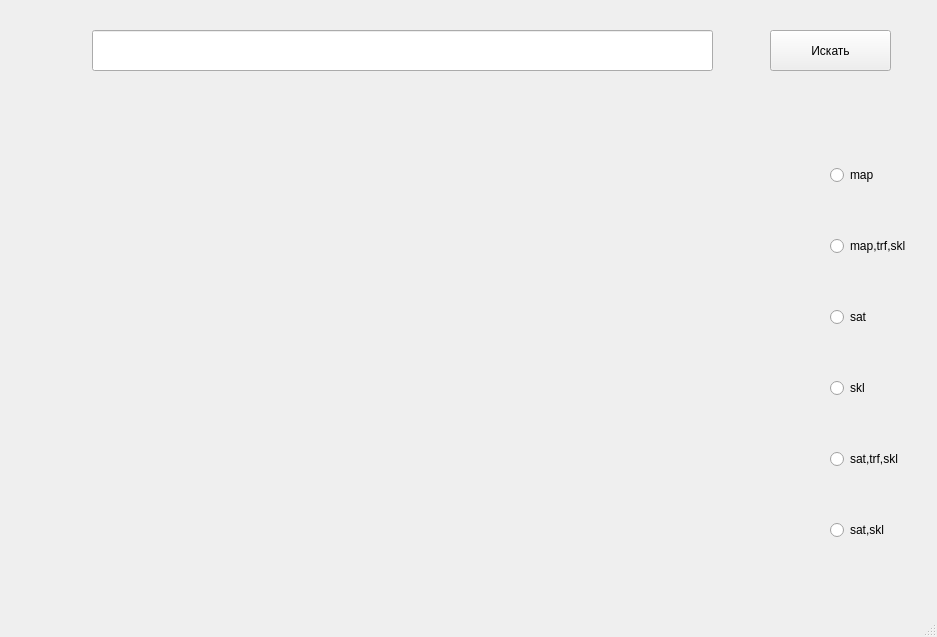
<?xml version="1.0" encoding="UTF-8"?>
<ui version="4.0">
 <class>MainWindow</class>
 <widget class="QMainWindow" name="MainWindow">
  <property name="geometry">
   <rect>
    <x>0</x>
    <y>0</y>
    <width>937</width>
    <height>637</height>
   </rect>
  </property>
  <property name="windowTitle">
   <string>MainWindow</string>
  </property>
  <widget class="QWidget" name="centralwidget">
   <widget class="QLabel" name="label">
    <property name="geometry">
     <rect>
      <x>0</x>
      <y>140</y>
      <width>600</width>
      <height>450</height>
     </rect>
    </property>
    <property name="text">
     <string/>
    </property>
   </widget>
   <widget class="QWidget" name="verticalLayoutWidget">
    <property name="geometry">
     <rect>
      <x>830</x>
      <y>120</y>
      <width>101</width>
      <height>471</height>
     </rect>
    </property>
    <layout class="QVBoxLayout" name="verticalLayout">
     <item>
      <widget class="QRadioButton" name="mapbox">
       <property name="text">
        <string>map</string>
       </property>
      </widget>
     </item>
     <item>
      <widget class="QRadioButton" name="maptrfsklbox">
       <property name="text">
        <string>map,trf,skl</string>
       </property>
      </widget>
     </item>
     <item>
      <widget class="QRadioButton" name="satbox">
       <property name="text">
        <string>sat</string>
       </property>
      </widget>
     </item>
     <item>
      <widget class="QRadioButton" name="sklbox">
       <property name="text">
        <string>skl</string>
       </property>
      </widget>
     </item>
     <item>
      <widget class="QRadioButton" name="sattrfsklbox">
       <property name="text">
        <string>sat,trf,skl</string>
       </property>
      </widget>
     </item>
     <item>
      <widget class="QRadioButton" name="satsklbox">
       <property name="text">
        <string>sat,skl</string>
       </property>
      </widget>
     </item>
    </layout>
   </widget>
   <widget class="QLineEdit" name="address_input">
    <property name="geometry">
     <rect>
      <x>92</x>
      <y>30</y>
      <width>621</width>
      <height>41</height>
     </rect>
    </property>
   </widget>
   <widget class="QPushButton" name="search_buuton">
    <property name="geometry">
     <rect>
      <x>770</x>
      <y>30</y>
      <width>121</width>
      <height>41</height>
     </rect>
    </property>
    <property name="text">
     <string>Искать</string>
    </property>
   </widget>
  </widget>
  <widget class="QStatusBar" name="statusbar"/>
 </widget>
 <resources/>
 <connections/>
</ui>
